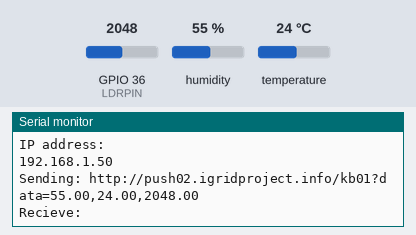
Recording of a sketch running on a simulated ESP32. Shown: the last lines printed to the serial monitor. The test bench sets the inputs (shaded band); at power-on: humidity 55 %, GPIO 36 (LDRPIN) = 2048, temperature 24 °C. WiFi joins after 1.5 s; servers stay silent unless stated; uploads are accepted with an empty reply.

Above: at 2.7 s.
2.8 s: humidity set to 22 %
At 4.37 s:
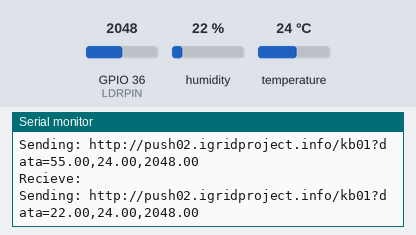
6.3 s: GPIO 36 (LDRPIN) set to 2866
At 8.1 s:
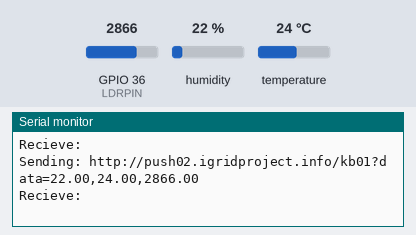
9.8 s: temperature set to 12 °C
At 13.1 s:
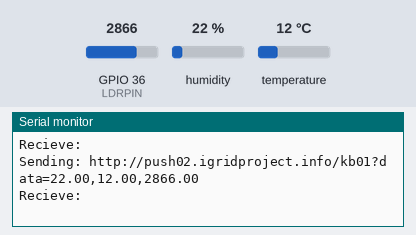
13.3 s: GPIO 36 (LDRPIN) set to 3603
At 16.2 s:
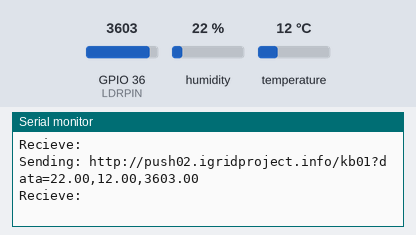
16.8 s: humidity set to 40 %
At 18.5 s:
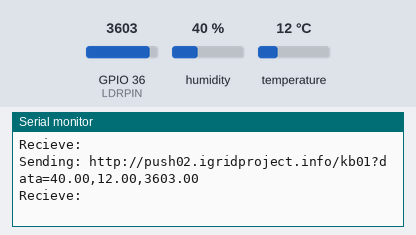
Timing chart, 0 to 20.0 s (numbered marks = the images above; inputs shaded):
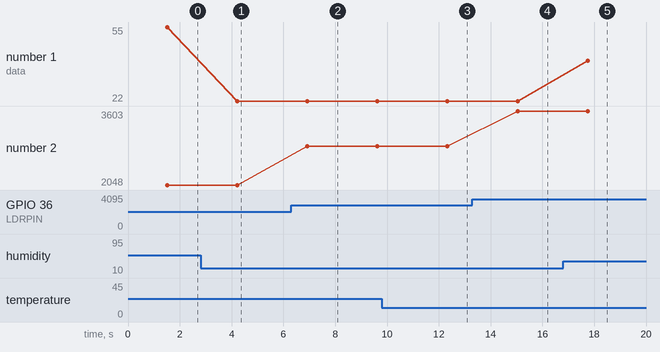

Measured:
- after the input at 2.8 s, the serial monitor: prints a new line after 1.4 s (image 1)
- after the input at 6.3 s, the serial monitor: prints a new line after 0.62 s (image 2)
- after the input at 9.8 s, the serial monitor: prints a new line after 2.5 s (image 3)
- after the input at 13.3 s, the serial monitor: prints a new line after 1.7 s (image 4)
- after the input at 16.8 s, the serial monitor: prints a new line after 0.95 s (image 5)
- plotted number 1: 55 → 22 after the input at 2.8 s, 22 → 40 after the input at 16.8 s
- plotted number 2: 2048 → 2866 after the input at 6.3 s, 2866 → 3603 after the input at 13.3 s

The sketch:

DHT22.ino
```cpp
#include <WiFi.h>
#include "DHT.h"

#define BAUD_RATE 115200

#define LDRPIN 36

#define DHTPIN 18
#define DHTTYPE DHT22

DHT dht(DHTPIN, DHTTYPE);

void setup() {
  dht.begin();

  Serial.begin(BAUD_RATE);
  Serial.flush();

  connectToWiFi();
}

void loop() {
  float h = dht.readHumidity();
  float t = dht.readTemperature();
  float l = analogRead(LDRPIN);

  String data = String(h) + ","
                + String(t) + ","
                + String(l);

  sendData(data);
  delay(500);
}
```

HTTP.ino
```cpp
#include <HTTPClient.h>

#define LEDSTAT 2
#define cloud_url "http://push02.igridproject.info/kb01?data="

void sendData(String data)
{
  String url = cloud_url + data;

  if (WiFi.status() == WL_CONNECTED) {
    HTTPClient http;
    http.begin(url);

    Serial.println();
    Serial.print("Sending: ");
    Serial.println(url);

    int httpCode = http.GET();
    if (httpCode > 0) {

      String payload = http.getString();
      Serial.print("Recieve: ");
      Serial.println(payload);
      sendingBlink();

    } else {
      delay(5000);
    }

    http.end();
  } else {
    reconnectToWiFi();
  }
}


void sendingBlink()
{
  digitalWrite(LEDSTAT, LOW);
  delay(100);
  digitalWrite(LEDSTAT, HIGH);
  delay(1900);
}
```

WiFi.ino
```cpp
#include <WiFi.h>

char* ssid = "BS-IOT";
char* password = "1234567890";

void connectToWiFi() {
  Serial.print("Connecting to ");
  Serial.println(ssid);

  WiFi.begin(ssid, password);

  while (WiFi.status() != WL_CONNECTED) {
    delay(500);
    Serial.print(".");
  }

  Serial.println();
  Serial.println("WiFi connected");
  Serial.println("IP address: ");
  Serial.println(WiFi.localIP());
}


void reconnectToWiFi() {
  Serial.println();
  Serial.print("Re-");
  connectToWiFi();
}
```
